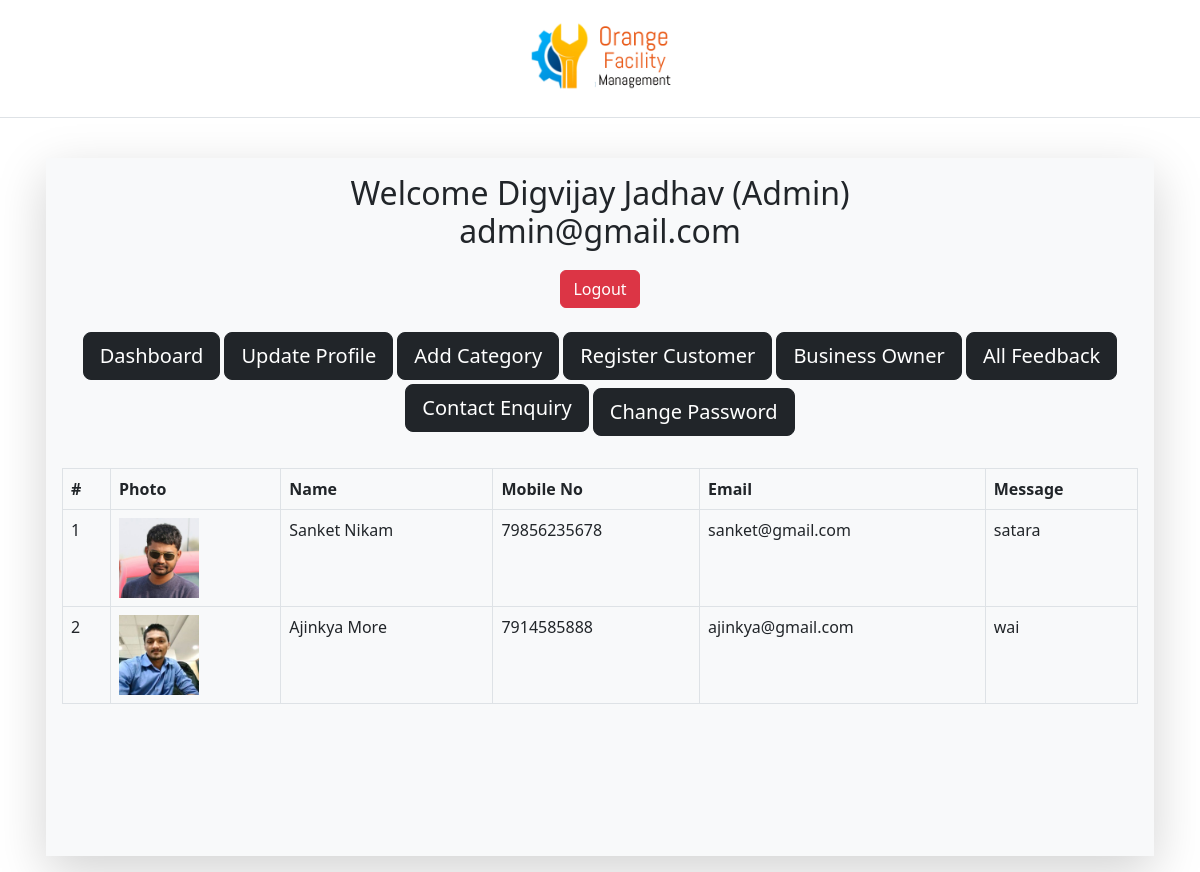
/admin/register-user.php (signed in), run on the app's committed database.
### tables this page shows
CREATE TABLE `customer_details` (
  `cid` int(11) NOT NULL,
  `cnm` varchar(100) NOT NULL,
  `cmob` bigint(11) NOT NULL,
  `cem` varchar(150) NOT NULL,
  `cpwd` varchar(30) NOT NULL,
  `cque` varchar(150) NOT NULL,
  `cans` varchar(50) NOT NULL,
  `cadr` varchar(100) NOT NULL,
  `cphoto` varchar(100) NOT NULL
);

### admin/session-check.php (called while the page is built)
<?php session_start();
if (!isset($_SESSION['aid'])) {
    echo "<script>
       window.location.href='index.php';
     </script>";
  }
  else
  {
    $aid = $_SESSION['aid'];
include 'connection.php';
$qCS="SELECT * FROM admindetails WHERE aid=$aid";
$rsC=mysqli_query($cn,$qCS);
$dataA = mysqli_fetch_assoc($rsC);
}

### admin/register-user.php (the view, shortened to what this page needs)
<?php include 'session-check.php';?>
<!DOCTYPE html>
<html lang="en">
<head>
    <link rel="stylesheet" href="css/bootstrap.css">
    <link rel="stylesheet" href="css/my.css">
    <link rel="stylesheet" href="https://cdnjs.cloudflare.com/ajax/libs/font-awesome/4.7.0/css/font-awesome.min.css">
    <link href="https://unpkg.com/aos@2.3.1/dist/aos.css" rel="stylesheet">
</head>
<body class="">
<?php include 'header.php';?>
<div class="container m2-4 ">
      <div class="row mt-4 p-3">
  <?php include 'profile-section.php';?>
<div class="row">
<div class="col-md-12 mx-auto">
    <table class="table table-bordered" id="contact">
        <thead>
            <tr>
                <th>#</th>
                <th>Photo</th>
                <th>Name</th>
                <th>Mobile No</th>
                <th>Email</th>
                <th>Message</th>
            </tr>
                    </thead>
                    <tbody>
<?php
        $qC="SELECT * FROM customer_details";
        $rC=mysqli_query($cn,$qC);
        $i=1;
        while($dataC = mysqli_fetch_assoc($rC))
        {
?>
                        <tr>
                            <td><?php echo $i;?></td>
                            <td>
                                <img src="../<?php echo $dataC['cphoto'];?>" width="80">
                            </td>
                            <td><?php echo $dataC['cnm'];?></td>
                            <td>7<?php echo $dataC['cmob'];?></td>
                            <td><?php echo $dataC['cem'];?></td>
                            <td><?php echo $dataC['cadr'];?></td>
                        </tr>
<?php
$i++;
}
?>
                    </tbody>
                </table>
                <br><br><br><br><br>
            </div>
</div>
      </div>
    </div>
    </body>
    </html>

### admin/header.php
<header class="p-3 mb-3 border-bottom">
    <div class="container">
      <div class="d-flex flex-wrap align-items-center justify-content-center justify-content-lg-center">
        <a href="/" class="d-flex align-items-center mb-2 mb-lg-0 text-dark text-decoration-none">
      <img src="images/logo.jpg" alt=""
      width="170">
      </a>
      </div>
    </div>
  </header>

### admin/profile-section.php
    <div class="col-md-12 shadow-lg p-3 mx-auto bg-light" >
                <h2 class="text-center">
                <span class="text-dark ">
                     Welcome <?php echo $dataA['anm'];?> (Admin)
                     <p class="text-center">
                    <?php echo $dataA['aemail'];?>
                     </p>
                     <a href="logout.php" class="btn btn-danger">
                        Logout
                     </a>
</span>
          </h2>
          <p class="text-center p-3">
            <a href="dashboard.php" class="btn btn-dark btn-lg text-white">Dashboard</a>
            <a href="update-profile.php" class="btn btn-dark btn-lg text-white">Update Profile</a>
            <a href="add-category.php" class="btn btn-dark btn-lg text-white">Add  Category</a>
            <a href="register-user.php" class="btn btn-dark btn-lg text-white">Register Customer</a>
            <a href="business-owner.php" class="btn btn-dark btn-lg text-white"> Business Owner</a>
            <a href="feedback-details.php" class="btn btn-dark btn-lg text-white">All Feedback</a>
            <a href="contact-report.php" class="btn btn-dark btn-lg text-white ">Contact Enquiry</a>
            <a href="change-password.php" class="btn btn-dark btn-lg text-white mt-2">Change Password</a>
          </p>

### data on the page
customer_details: cphoto (picture), cnm "Sanket Nikam", cmob "9856235678", cem "sanket@gmail.com", cadr "satara"
customer_details: cphoto (picture), cnm "Ajinkya More", cmob "914585888", cem "ajinkya@gmail.com", cadr "wai"

### other printed values
$dataA['anm'] "Digvijay Jadhav"
$dataA['aemail'] "admin@gmail.com"
